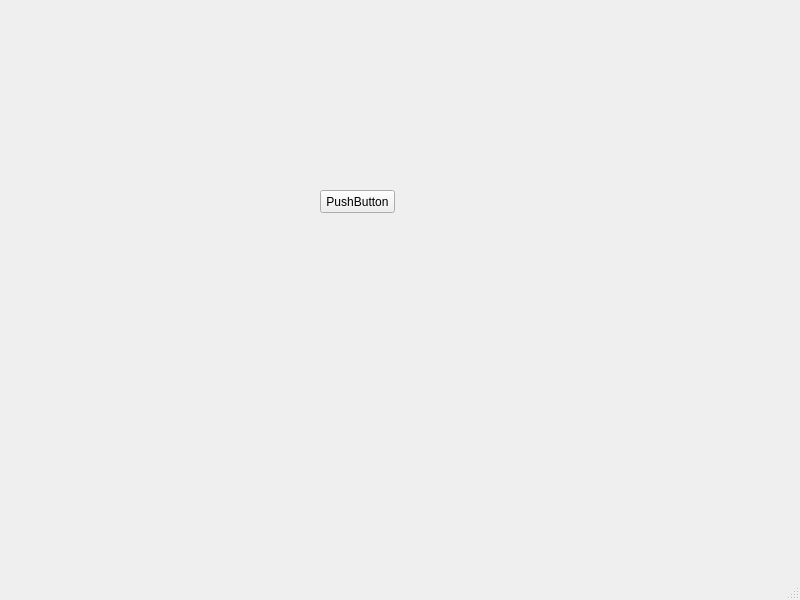
<?xml version="1.0" encoding="UTF-8"?>
<ui version="4.0">
 <class>uiTest</class>
 <widget class="QMainWindow" name="uiTest">
  <property name="geometry">
   <rect>
    <x>0</x>
    <y>0</y>
    <width>800</width>
    <height>600</height>
   </rect>
  </property>
  <property name="windowTitle">
   <string>uiTest</string>
  </property>
  <widget class="QWidget" name="centralwidget">
   <widget class="QPushButton" name="pushButton">
    <property name="geometry">
     <rect>
      <x>320</x>
      <y>190</y>
      <width>75</width>
      <height>23</height>
     </rect>
    </property>
    <property name="text">
     <string>PushButton</string>
    </property>
   </widget>
  </widget>
  <widget class="QMenuBar" name="menubar">
   <property name="geometry">
    <rect>
     <x>0</x>
     <y>0</y>
     <width>800</width>
     <height>23</height>
    </rect>
   </property>
  </widget>
  <widget class="QStatusBar" name="statusbar"/>
 </widget>
 <resources/>
 <connections/>
</ui>
